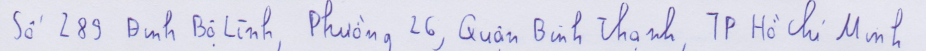
#> input picture data/0001_samples.png, 1852 x 102 px, given as the content of the folder /Users/vng/PycharmProjects/ocr_data/cinnamon_train/crop, which was not available (shown at 1/2 size)
$ jupyter execute --allow-errors Pre-Process.ipynb   (shell and % lines are left out)   (text cells are left out)
#> lines starting #> are read from the running program, lines starting #| are printed output that depends on the picture; after the words box and inside, x2 and y2 are one past the last pixel; in counts of white or black regions, pixels touching at a corner belong together; long printed decimals are rounded; pictures that were not available may be replaced by others from this repository, and a replacement may not be noted
[cell 1]
import numpy as np
import pandas as pd
import matplotlib.pyplot as plt
import matplotlib.image as mpimg
import json
import os
import glob
import cv2

from PIL import Image

[cell 2]
data_folder = '/Users/vng/PycharmProjects/ocr_data/cinnamon_ocr'
label_file = '/Users/vng/PycharmProjects/ocr_data/cinnamon_ocr/labels.json'

#> (a cell that did not finish here is left out)

[cell 4]
top_error_file = '/Users/vng/PycharmProjects/ocr_data/top_error_image.log'

label_list = []
#> (the rest of this cell did not finish here and is left out)

#> (a cell that did not finish here is left out)

[cell 6]
train_folder = '/Users/vng/PycharmProjects/ocr_data/cinnamon_train'
test_folder = '/Users/vng/PycharmProjects/ocr_data/cinnamon_valid'

[cell 7]
def convert_img_to_grayscale(image_path, save_dir):
#> called with image_path = '_only/0001_samples.png'
    img = cv2.imread(image_path, cv2.IMREAD_GRAYSCALE)
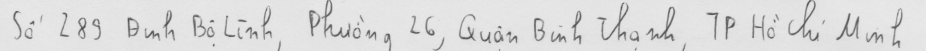
#> img: shape (102, 1852) (shown at 1/2 size); min 64, max 238, mean 219.4
    img_name = image_path.split('/')[-1]
    save_path = os.path.join(save_dir, img_name.split('.')[0] + '_gray.png')
    cv2.imwrite(save_path, img)

[cell 8]
def convert_grayscale(image_folder):
    for name in glob.glob(image_folder + '/*.png'):
        save_dir = os.path.join(image_folder, 'gray')
        convert_img_to_grayscale(name, save_dir)

[cell 9]
convert_grayscale(os.path.join(train_folder, 'crop'))

[cell 10]
def thread_hold_img(image_path, save_dir, subtract):
#> called with image_path = '_only/0001_samples.png', subtract = 20
    img = cv2.imread(image_path, cv2.IMREAD_GRAYSCALE)
    img_name = image_path.split('/')[-1]
    save_path = os.path.join(save_dir, img_name.split('.')[0] + '_thread_' + str(subtract) + '.png')

    thresh = img.mean()
#> thresh = 219.4
    img = cv2.threshold(img, thresh-subtract, 255, cv2.THRESH_BINARY)[1]
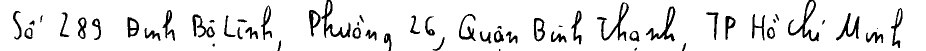
#> img: shape (102, 1852) (shown at 1/2 size); 91% white; 56 black regions (4 under 20 px), largest, box (x1, y1, x2, y2) and area: (1576, 0, 1638, 83) 1080, (1194, 5, 1258, 82) 1011, (643, 0, 701, 76) 1010
    cv2.imwrite(save_path, img)

[cell 11]
def thread_hold_all(image_folder, subtract):
    for name in glob.glob(image_folder + '/*.png'):
        save_dir = os.path.join(image_folder, 'gray')
        thread_hold_img(name, save_dir, subtract)

[cell 12]
thread_hold_all(os.path.join(test_folder, 'crop'), 20)

[cell 13]
thread_hold_all('/Users/vng/PycharmProjects/ocr_data/cinnamon_test_1', 30)
#> in thread_hold_img (call 2), `img = cv2.threshold(img, thresh-subtract, 255, cv2.THRESH_BINARY)[1]`: img: shape (102, 1852); 91.9% white; 58 black regions (7 under 20 px), largest, box (x1, y1, x2, y2) and area: (1576, 0, 1638, 83) 964, (1194, 5, 1257, 82) 931, (643, 0, 701, 76) 917

[cell 14]
def remove_white_border(image_path, save_dir):
#> called with image_path = '_only/0001_samples.png'
    img = cv2.imread(image_path, cv2.IMREAD_GRAYSCALE)
#     thresh = img.mean()
#     im_bw = cv2.threshold(img, thresh-30, 255, cv2.THRESH_BINARY)[1]
    (thresh, im_bw) = cv2.threshold(img, 128, 255, cv2.THRESH_BINARY | cv2.THRESH_OTSU)
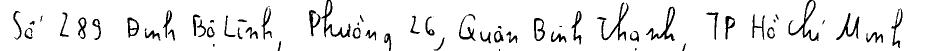
#> im_bw: shape (102, 1852) (shown at 1/2 size); 92.7% white; 62 black regions (10 under 20 px), largest, box (x1, y1, x2, y2) and area: (1577, 0, 1637, 82) 873, (643, 0, 701, 76) 841, (1292, 13, 1350, 82) 815
#> thresh = 179

    is_cut = False
    cut_point_left = 0
    cut_point_top = 0
    cut_point_right = 0
    cut_point_bottom = 0
    h, w = im_bw.shape
#> h = 102; w = 1852
    for i in range(w):
        for j in range(h):
            if im_bw[j, i] != 255:
                is_cut = True
                break
        if is_cut:
            cut_point_left = i
            is_cut = False
            break
#> after the loop, cut_point_left = 26

    for i in reversed(range(w)):
        for j in range(h):
            if im_bw[j, i] != 255:
                is_cut = True
                break

        if is_cut:
            cut_point_right = i
            is_cut = False
            break
#> after the loop, cut_point_right = 1804

    for i in range(h):
        for j in range(w):
            if im_bw[i, j] != 255:
                is_cut = True
                break

        if is_cut:
            cut_point_top = i
            is_cut = False
            break
#> after the loop, cut_point_top = 0

    for i in reversed(range(h)):
        for j in range(w):
            if im_bw[i, j] != 255:
                is_cut = True
                break

        if is_cut:
            cut_point_bottom = i
            is_cut = False
            break
#> after the loop, cut_point_bottom = 101

    img_name = image_path.split('/')[-1]
    save_path = os.path.join(save_dir, img_name.split('.')[0] + '_crop.png')
    cv2.imwrite(save_path, img[cut_point_top:cut_point_bottom, cut_point_left:cut_point_right])
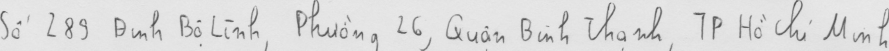
#> saved as 0001_samples_crop.png: shape (101, 1778) (shown at 1/2 size); min 64, max 238, mean 218.9

def crop_all(image_folder):
    for name in glob.glob(image_folder + '/*.png'):
        save_dir = os.path.join(image_folder, 'crop')
        remove_white_border(name, save_dir)

[cell 15]
crop_all(test_folder)

[cell 16]
test_image = '/Users/vng/PycharmProjects/ocr_data/cinnamon_ocr/0000_samples.png'
test_image = '/Users/vng/PycharmProjects/ocr_data/cinnamon_test_1/13.jpg'
test_image = '/Users/vng/PycharmProjects/ocr_data/cinnamon_train/0375_samples.png'

[cell 17]
plt.figure(figsize=(15, 10))
img = cv2.imread(test_image, cv2.IMREAD_GRAYSCALE)
# thresh = img.mean()
# im_bw = cv2.threshold(img, thresh-10, 255, cv2.THRESH_BINARY)[1]
(thresh, im_bw) = cv2.threshold(img, 128, 255, cv2.THRESH_BINARY | cv2.THRESH_OTSU)
#> thresh = 179

imgplot = plt.imshow(im_bw, cmap='gray')
plt.show()

[cell 18]
plt.figure(figsize=(15, 10))
(thresh, im_bw) = cv2.threshold(img, 128, 255, cv2.THRESH_BINARY | cv2.THRESH_OTSU)
print(thresh)
#| 179.0
imgplot = plt.imshow(im_bw, cmap='gray')
plt.show()

[cell 19]
im_bw.shape
#> Out = (102, 1852)

[cell 20]
def remove_white_border(im_bw):
    is_cut = False
    cut_point_left = 0
    cut_point_top = 0
    cut_point_right = 0
    cut_point_bottom = 0
    h, w = im_bw.shape
#> h = 102; w = 1852
    for i in range(w):
        for j in range(h):
            if im_bw[j, i] != 255:
                is_cut = True
                break
        if is_cut:
            cut_point_left = i
            is_cut = False
            break
#> after the loop, cut_point_left = 26

    for i in reversed(range(w)):
        for j in range(h):
            if im_bw[j, i] != 255:
                is_cut = True
                break

        if is_cut:
            cut_point_right = i
            is_cut = False
            break
#> after the loop, cut_point_right = 1804

    for i in range(h):
        for j in range(w):
            if im_bw[i, j] != 255:
                is_cut = True
                break

        if is_cut:
            cut_point_top = i
            is_cut = False
            break
#> after the loop, cut_point_top = 0

    for i in reversed(range(h)):
        for j in range(w):
            if im_bw[i, j] != 255:
                is_cut = True
                break

        if is_cut:
            cut_point_bottom = i
            is_cut = False
            break
#> after the loop, cut_point_bottom = 101

    return img[cut_point_top:cut_point_bottom, cut_point_left:cut_point_right]


img_crop = remove_white_border(im_bw)
plt.imshow(img_crop, cmap='gray')
plt.show()
cv2.imwrite('/Users/vng/Desktop/test_img.png', img_crop)
#> Out = True

[cell 21]
plt.figure(figsize=(15, 10))
img = cv2.multiply(img, 1.2)
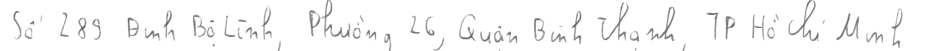
#> img: shape (102, 1852) (shown at 1/2 size); min 77, max 255, mean 247.5
plt.imshow(img, cmap='gray')
plt.show()

[cell 22]
plt.figure(figsize=(15, 10))

kernel = np.ones((1, 1), np.uint8)
img = cv2.erode(img, kernel, iterations=1)
plt.imshow(img, cmap='gray')
plt.show()

[cell 23]
plt.figure(figsize=(15, 10))
img = cv2.imread(test_image)
#> img is the input picture: shape (102, 1852, 3); mean B, G, R 231.9, 217.6, 217.8
gray_image = cv2.cvtColor(img, cv2.COLOR_BGR2GRAY)

plt.imshow(gray_image, cmap = 'gray')
plt.show()

[cell 24]
gray_image[gray_image <= gray_image.mean() - 20] = 0
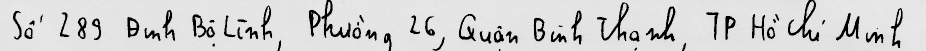
#> gray_image: shape (102, 1852) (shown at 1/2 size); min 0, max 238, mean 206.4
gray_image[gray_image > gray_image.mean() - 20] = 255
#> gray_image: shape (102, 1852); 91% white; 56 black regions (4 under 20 px), largest, box (x1, y1, x2, y2) and area: (1576, 0, 1638, 83) 1084, (643, 0, 701, 76) 1016, (1194, 5, 1258, 82) 1014

[cell 25]
plt.figure(figsize=(15, 10))
plt.imshow(gray_image, cmap = 'gray')
plt.show()

[cell 26]
plt.figure(figsize=(15, 10))
img = cv2.imread(test_image)

# CLAHE (Contrast Limited Adaptive Histogram Equalization)
clahe = cv2.createCLAHE(clipLimit=3., tileGridSize=(8,8))

lab = cv2.cvtColor(img, cv2.COLOR_BGR2LAB)  # convert from BGR to LAB color space
#> lab: shape (102, 1852, 3); mean of channels 0, 1, 2 222.6, 131, 120.8
l, a, b = cv2.split(lab)  # split on 3 different channels
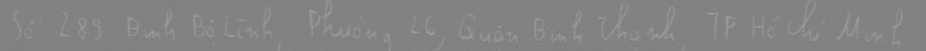
#> a: shape (102, 1852) (shown at 1/2 size); min 121, max 163, mean 131
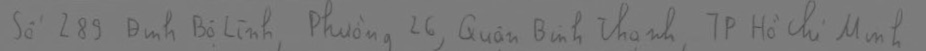
#> b: shape (102, 1852) (shown at 1/2 size); min 77, max 132, mean 120.8

l2 = clahe.apply(l)  # apply CLAHE to the L-channel

lab = cv2.merge((l2,a,b))  # merge channels
#> lab: shape (102, 1852, 3); mean of channels 0, 1, 2 215.1, 131, 120.8
img2 = cv2.cvtColor(lab, cv2.COLOR_LAB2BGR)  # convert from LAB to BGR
gray_image = cv2.cvtColor(img2, cv2.COLOR_BGR2GRAY)
plt.imshow(gray_image, cmap = 'gray')
plt.show()

[cell 27]
test_sample_2 = '/Users/vng/PycharmProjects/ocr_data/cinnamon_test_1/13.jpg'

plt.figure(figsize=(15, 10))
img = cv2.imread(test_sample_2)
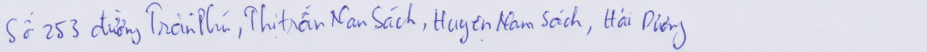
#> input picture data/0000_samples.png, 1853 x 104 px, given in place of 13.jpg, which was not available (shown at 1/2 size)
#> img is the input picture: shape (104, 1853, 3); mean B, G, R 233.1, 219.6, 219.4
gray_image = cv2.cvtColor(img, cv2.COLOR_BGR2GRAY)
#> gray_image: shape (104, 1853)

plt.imshow(gray_image, cmap = 'gray')
plt.show()

[cell 28]
print(gray_image.mean())
#| 221.062

[cell 29]
gray_image[gray_image <= gray_image.mean() - 20] = 0
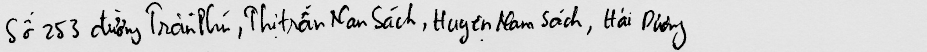
#> gray_image: shape (104, 1853) (shown at 1/2 size); min 0, max 238, mean 210.1
gray_image[gray_image > gray_image.mean() - 20] = 255
#> gray_image: shape (104, 1853); 92.6% white; 58 black regions (10 under 20 px), largest, box (x1, y1, x2, y2) and area: (1307, 27, 1373, 100) 1065, (992, 21, 1067, 63) 975, (182, 20, 252, 75) 932
